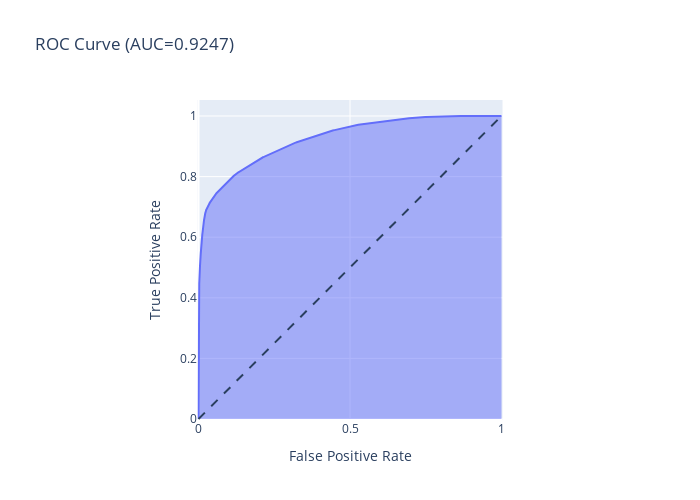

Write notebook code for a chart like this one.
### Code cell
# ! pip install catboost
import warnings
import pandas as pd
from catboost import CatBoostClassifier
from sklearn.metrics import roc_auc_score
from sklearn.metrics import auc, roc_curve
import plotly.express as px


def graphic_roc_auc(y_test, y_pred):
    fpr, tpr, _ = roc_curve(y_test, y_pred)
    # False Positive Rate - доля ложно положительных ответов
    # True Positive Rate - доля истинно положительных ответов

    # закрашенная область
    fig = px.area(
        x=fpr,  # значения оси x
        y=tpr,  # значения оси y
        title=f'ROC Curve (AUC={auc(fpr, tpr):.4f})',  # название графика
        labels=dict(x='False Positive Rate', y='True Positive Rate'),  # названия осей
        width=700,  # ширина
        height=500,  # высота
    )

    # пунктирная линия
    fig.add_shape(
        type='line',  # тип объекта
        line=dict(dash='dash'),  # характеристики линии
        x0=0, x1=1, y0=0, y1=1,  # координаты - откуда и куда рисовать
    )

    fig.update_yaxes(scaleanchor='x', scaleratio=1)
    fig.update_xaxes(constrain='domain')

    fig.show()


def get_train_test(df_catboost: pd.DataFrame) -> (pd.DataFrame, pd.DataFrame,
                                                 pd.Series, pd.Series):
    """Получаем тренировочные и тестовые наборы данных"""

    train_df = df_catboost.iloc[:int(len(df_catboost) * 0.72)] # делим тренировочный датасет
    test_df = df_catboost.iloc[int(len(df_catboost) * 0.72):]

    train_labels = train_df['target'] # таргеты
    test_labels = test_df['target']
    train_df.drop(['target'], axis=1, inplace=True) # дропаем колонки
    test_df.drop(['target'], axis=1, inplace=True)
    return train_df, test_df, train_labels, test_labels


warnings.filterwarnings("ignore") # отключение предупреждений


df_catboost = pd.read_csv('train.csv', index_col=0)


cat_features = [ # категориальные признаки
        'applicant_ethnicity',
        'applicant_race_1',
        'applicant_sex',
        'co_applicant_ethnicity',
        'co_applicant_race_1',
        'co_applicant_sex',
        'loan_purpose',
        'loan_type',
        'msamd',
        'preapproval',
        'property_type',
        'purchaser_type'
        ]

# applicant_race_3, applicant_race_4, applicant_race_5, co_applicant_race_2, co_applicant_race_3, co_applicant_race_4, co_applicant_race_5

# по сути категориальный признак, но мы его таковым не считаем. подавляющее количество null значений, столбец надо либо дропать, либо использовать как числовое значение и отдать на растерзание catboostу


df_catboost['income'].fillna(df_catboost['income'].median(), inplace=True)
df_catboost['income'] = df_catboost['income'].astype(int)


# df_catboost['hud_median_family_income'].fillna(df_catboost['hud_median_family_income'].median(), inplace=True)


# df_catboost['income_ratio_to_average'] = df_catboost['hud_median_family_income'] // df_catboost['income']
# df_catboost['income_ratio_to_average'].fillna(df_catboost['income_ratio_to_average'].median(), inplace=True)


for feature in cat_features:

    df_catboost[feature].fillna(df_catboost[feature].mode().iloc[0], inplace=True) # заполняем модой, на всякий случай

    df_catboost[feature] = df_catboost[feature].astype(int)


train_df, test_df, train_labels, test_labels = get_train_test(df_catboost)

# initialize CatBoostClassifier
model_v1 = CatBoostClassifier(random_seed=42, iterations=250, depth=8, learning_rate=0.4, boosting_type='Ordered', bootstrap_type='Bernoulli', eval_metric='AUC', task_type='GPU')


# fit model
model_v1.fit(train_df, train_labels, cat_features=cat_features, eval_set=(test_df, test_labels))


predictions = model_v1.predict_proba(test_df) # получаем предсказания


print(f"ROC_AUC_score = {roc_auc_score(test_labels, predictions[:,1])}\n")

graphic_roc_auc(test_labels, predictions[:,1]) # рисуем график


# тесты

df_catboost_test = pd.read_csv('test.csv', index_col=0)

df_catboost_test['income'].fillna(df_catboost_test['income'].median(), inplace=True)


# df_catboost_test['hud_median_family_income'].fillna(df_catboost_test['hud_median_family_income'].median(), inplace=True)


# df_catboost_test['income_ratio_to_average'] = df_catboost_test['hud_median_family_income'] // df_catboost_test['income']
# df_catboost_test['income_ratio_to_average'].fillna(df_catboost_test['income_ratio_to_average'].median(), inplace=True)


for feature in cat_features:

    df_catboost_test[feature].fillna(df_catboost_test[feature].mode().iloc[0], inplace=True)

    df_catboost_test[feature] = df_catboost_test[feature].astype(int)


df_catboost_test['target'] = model_v1.predict_proba(df_catboost_test)[:, 1]

df_catboost_test.target.to_csv('submission.csv')

### Figure 1 — Plotly figure (JSON) as saved in the notebook; plotly's stock layout.template omitted (floating-point values rounded to 4 significant figures; data arrays with more than 128 entries replaced by an {"elided": "..."} marker saying what was removed)
{"data": [{"fillpattern": {"shape": ""}, "hovertemplate": "False Positive Rate=%{x}<br>True Positive Rate=%{y}<extra></extra>", "legendgroup": "", "line": {"color": "#636efa"}, "marker": {"symbol": "circle"}, "mode": "lines", "name": "", "orientation": "v", "showlegend": false, "stackgroup": "1", "type": "scatter", "x": {"elided": "68535 float values"}, "xaxis": "x", "y": {"elided": "68535 float values"}, "yaxis": "y"}], "layout": {"height": 500, "legend": {"tracegroupgap": 0}, "shapes": [{"line": {"dash": "dash"}, "type": "line", "x0": 0, "x1": 1, "y0": 0, "y1": 1}], "title": {"text": "ROC Curve (AUC=0.9247)"}, "width": 700, "xaxis": {"anchor": "y", "constrain": "domain", "domain": [0, 1], "title": {"text": "False Positive Rate"}}, "yaxis": {"anchor": "x", "domain": [0, 1], "scaleanchor": "x", "scaleratio": 1, "title": {"text": "True Positive Rate"}}}}
